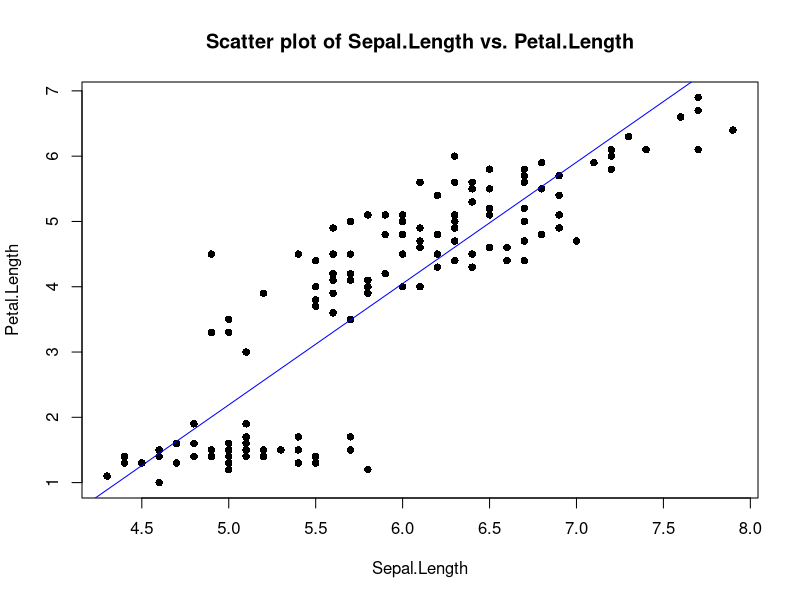

Reproduce this figure in R.
data("iris")
str(iris)
plot(iris$Sepal.Length, iris$Petal.Length, main = "Scatter plot of Sepal.Length vs. Petal.Length",xlab = "Sepal.Length", ylab = "Petal.Length", col = "black", pch = 16)
model <- lm(Petal.Length ~ Sepal.Length, data = iris)
abline(model, col = "blue")
new_data <- data.frame(Sepal.Length = 5.5)
predicted_Petal_Length <- predict(model, newdata = new_data)
predicted_Petal_Length

